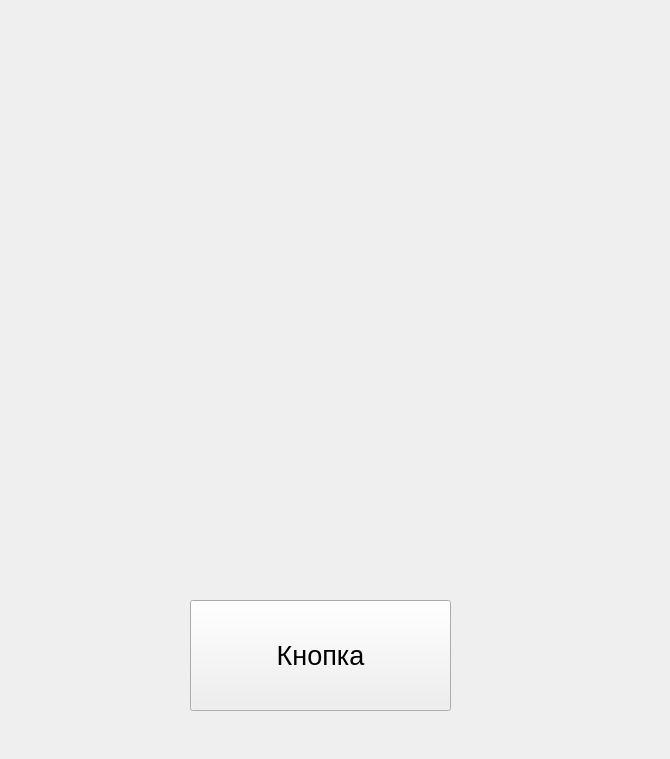
<?xml version="1.0" encoding="UTF-8"?>
<ui version="4.0">
 <class>Form</class>
 <widget class="QWidget" name="Form">
  <property name="geometry">
   <rect>
    <x>0</x>
    <y>0</y>
    <width>670</width>
    <height>759</height>
   </rect>
  </property>
  <property name="windowTitle">
   <string>Form</string>
  </property>
  <widget class="QPushButton" name="pushButton">
   <property name="geometry">
    <rect>
     <x>190</x>
     <y>600</y>
     <width>261</width>
     <height>111</height>
    </rect>
   </property>
   <property name="font">
    <font>
     <pointsize>20</pointsize>
    </font>
   </property>
   <property name="text">
    <string>Кнопка</string>
   </property>
  </widget>
 </widget>
 <resources/>
 <connections/>
</ui>
